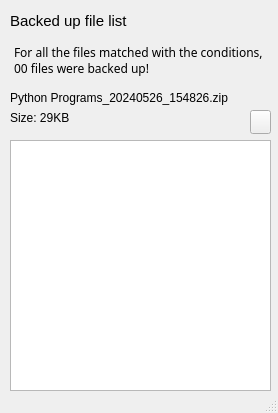
<?xml version="1.0" encoding="UTF-8"?>
<ui version="4.0">
 <class>MainWindow</class>
 <widget class="QMainWindow" name="MainWindow">
  <property name="windowModality">
   <enum>Qt::WindowModality::WindowModal</enum>
  </property>
  <property name="geometry">
   <rect>
    <x>0</x>
    <y>0</y>
    <width>278</width>
    <height>413</height>
   </rect>
  </property>
  <property name="windowTitle">
   <string>Backed up file list</string>
  </property>
  <widget class="QWidget" name="centralwidget">
   <widget class="QLabel" name="label">
    <property name="geometry">
     <rect>
      <x>10</x>
      <y>10</y>
      <width>201</width>
      <height>21</height>
     </rect>
    </property>
    <property name="font">
     <font>
      <pointsize>11</pointsize>
     </font>
    </property>
    <property name="text">
     <string>Backed up file list</string>
    </property>
   </widget>
   <widget class="QPlainTextEdit" name="plainTextEdit">
    <property name="enabled">
     <bool>false</bool>
    </property>
    <property name="geometry">
     <rect>
      <x>10</x>
      <y>40</y>
      <width>261</width>
      <height>51</height>
     </rect>
    </property>
    <property name="font">
     <font>
      <family>맑은 고딕</family>
      <pointsize>9</pointsize>
      <italic>false</italic>
      <bold>false</bold>
     </font>
    </property>
    <property name="styleSheet">
     <string notr="true">QPlainTextEdit {
        color: rgb(0, 0, 0);
		font: 9pt &quot;맑은 고딕&quot;;
    }</string>
    </property>
    <property name="frameShape">
     <enum>QFrame::Shape::NoFrame</enum>
    </property>
    <property name="plainText">
     <string>For all the files matched with the conditions, 00 files were backed up!</string>
    </property>
   </widget>
   <widget class="QListWidget" name="listWidget">
    <property name="geometry">
     <rect>
      <x>10</x>
      <y>140</y>
      <width>261</width>
      <height>251</height>
     </rect>
    </property>
   </widget>
   <widget class="QLabel" name="label_zip_name">
    <property name="geometry">
     <rect>
      <x>10</x>
      <y>90</y>
      <width>251</width>
      <height>16</height>
     </rect>
    </property>
    <property name="text">
     <string>Python Programs_20240526_154826.zip</string>
    </property>
   </widget>
   <widget class="QLabel" name="label_size">
    <property name="geometry">
     <rect>
      <x>10</x>
      <y>110</y>
      <width>101</width>
      <height>16</height>
     </rect>
    </property>
    <property name="text">
     <string>Size: 29KB</string>
    </property>
   </widget>
   <widget class="QPushButton" name="pushButton_open_folder">
    <property name="geometry">
     <rect>
      <x>250</x>
      <y>110</y>
      <width>21</width>
      <height>24</height>
     </rect>
    </property>
    <property name="text">
     <string/>
    </property>
    <property name="icon">
     <iconset resource="resources.qrc">
      <normaloff>:/icons/open_folder.ico</normaloff>:/icons/open_folder.ico</iconset>
    </property>
   </widget>
  </widget>
  <widget class="QStatusBar" name="statusbar"/>
 </widget>
 <resources>
  <include location="resources.qrc"/>
 </resources>
 <connections/>
</ui>
